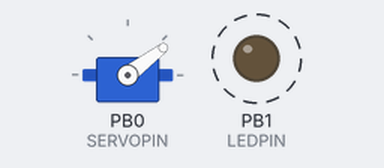
This sketch was run on a simulated ATtiny85, built with avr-gcc and run on an emulated ATtiny85. Shown: servo, output pins drawn as LEDs (lit = HIGH). Dashed ring = blinking.

Above: at 10.05 s.
At 10.3 s:
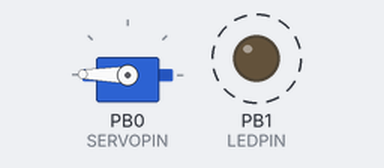
At 10.55 s:
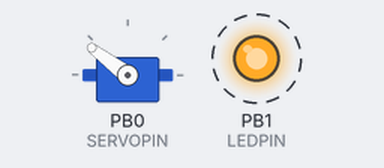
At 10.95 s:
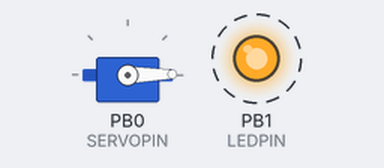
Timing chart, 0 to 13.0 s (numbered marks = the images above):
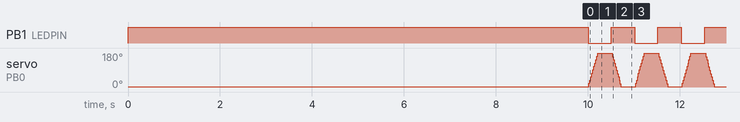

Measured:
- by itself, PB1 (LEDPIN): alternates HIGH for 0.51 s and LOW for 0.51 s
- by itself, servo on PB0 (SERVOPIN): repeats every 1.0 s: 37° 0.02 s, 55° 0.02 s, 73° 0.02 s, 91° 0.02 s, 109° 0.02 s, 127° 0.02 s, 145° 0.02 s, 163° 0.02 s, 179° 0.32 s, 161° 0.02 s, 143° 0.02 s, 125° 0.02 s, 107° 0.02 s, 89° 0.02 s, 71° 0.02 s, 53° 0.02 s, 35° 0.02 s, 17° 0.02 s, 1° 0.32 s, 19° 0.02 s

The sketch:

SERVO.ino
```cpp
#include <Adafruit_SoftServo.h>

#define SERVOPIN 0
#define LEDPIN 1
#define POSBEG 1
#define POSEND 179
#define TIMEOUT0 1
#define TIMEOUT1 300
#define TIMEOUT2 10000
#define TIMEOUT3 60000
#define MINUTES 30
#define NO 1000

Adafruit_SoftServo myServo;

void setup() {
  OCR0A = 0xAF;
  TIMSK |= _BV(OCIE0A);

  myServo.attach(SERVOPIN);
  myServo.write(POSBEG);

  pinMode(LEDPIN, OUTPUT);
  digitalWrite(LEDPIN, HIGH);
  delay(TIMEOUT2);
}

void loop() {
  for(int i = 0; i < NO; i++) {
    digitalWrite(LEDPIN, LOW);
    for(int k = POSBEG; k <= POSEND; k++) {
      myServo.write(k);
      delay(TIMEOUT0);
    }
    delay(TIMEOUT1);
    digitalWrite(LEDPIN, HIGH);
    for(int k = POSEND; k >= POSBEG; k--) {
      myServo.write(k);
      delay(TIMEOUT0);
    }
    delay(TIMEOUT1);
  }
  digitalWrite(LEDPIN, LOW);
  for(int k = 0; k < MINUTES; k++) {
    delay(TIMEOUT3);
  }
}

volatile uint8_t counter = 0;
SIGNAL(TIMER0_COMPA_vect) {
  counter += 2;
  if (counter >= 20) {
    counter = 0;
    myServo.refresh();
  }
}
```
